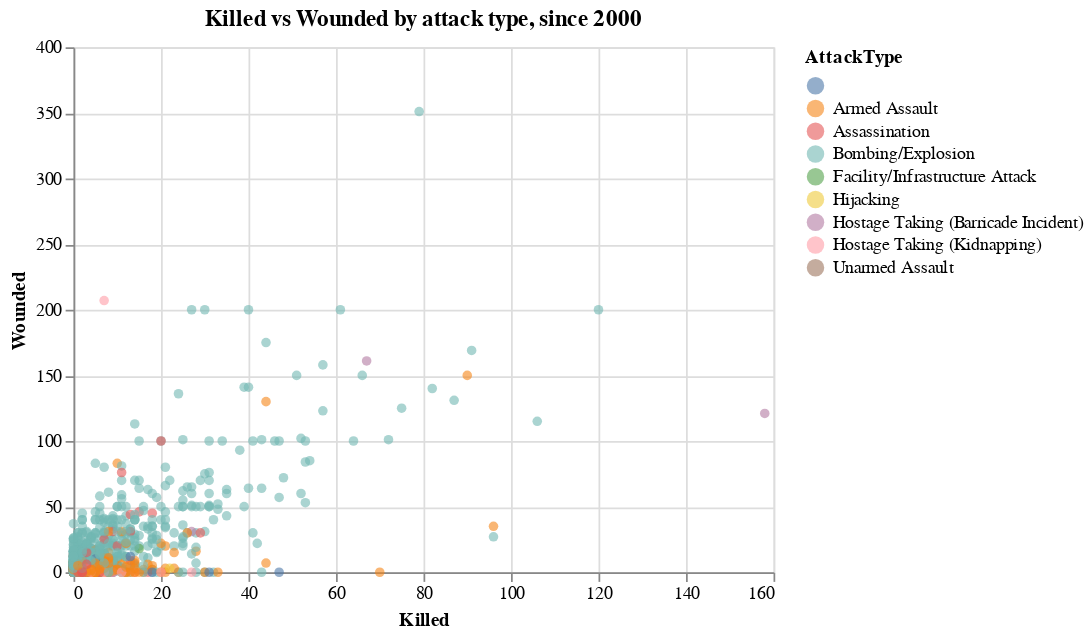

The cell this chart's notebook holds for it:
### Markdown cell above
### Killed vs Wounded, by type of attack

### Code cell
alt.Chart(df[df.Year>=2000]).mark_circle(opacity=.6).encode(
    alt.X('Killed'),
    alt.Y('Wounded'),
    alt.Color('AttackType'),
    tooltip=['Killed', 'Wounded', 'AttackType']
).properties(
    title = "Killed vs Wounded by attack type, since 2000"
)

### Figure 1 — Vega-Lite specification as saved in the notebook (floating-point values rounded to 4 significant figures; data arrays with more than 128 entries replaced by an {"elided": "..."} marker saying what was removed)
{"$schema": "https://vega.github.io/schema/vega-lite/v4.8.1.json", "config": {"view": {"continuousHeight": 300, "continuousWidth": 400}}, "data": {"name": "data-4cce077929eb673dc839ed1c9ee78fbe"}, "datasets": {"data-4cce077929eb673dc839ed1c9ee78fbe": {"elided": "1573 records"}}, "encoding": {"color": {"field": "AttackType", "type": "nominal"}, "tooltip": [{"field": "Killed", "type": "quantitative"}, {"field": "Wounded", "type": "quantitative"}, {"field": "AttackType", "type": "nominal"}], "x": {"field": "Killed", "type": "quantitative"}, "y": {"field": "Wounded", "type": "quantitative"}}, "mark": {"opacity": 0.6, "type": "circle"}, "title": "Killed vs Wounded by attack type, since 2000"}
